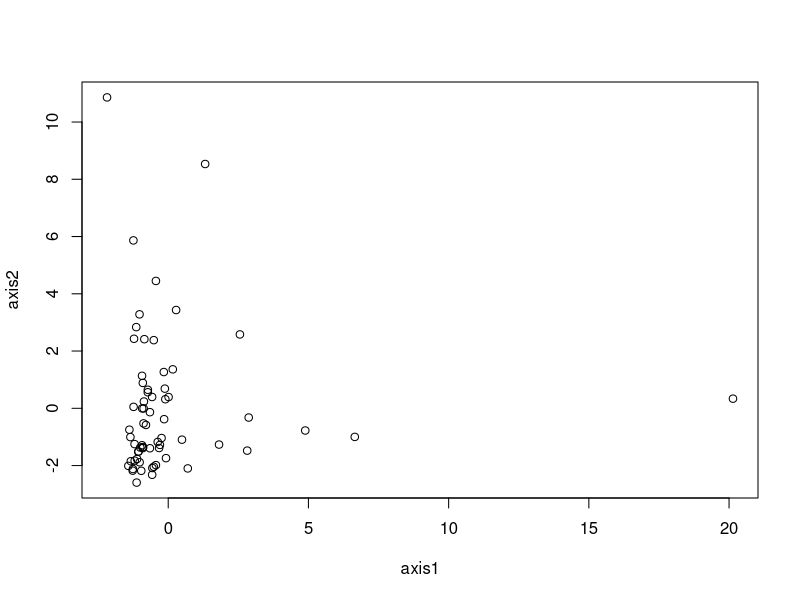
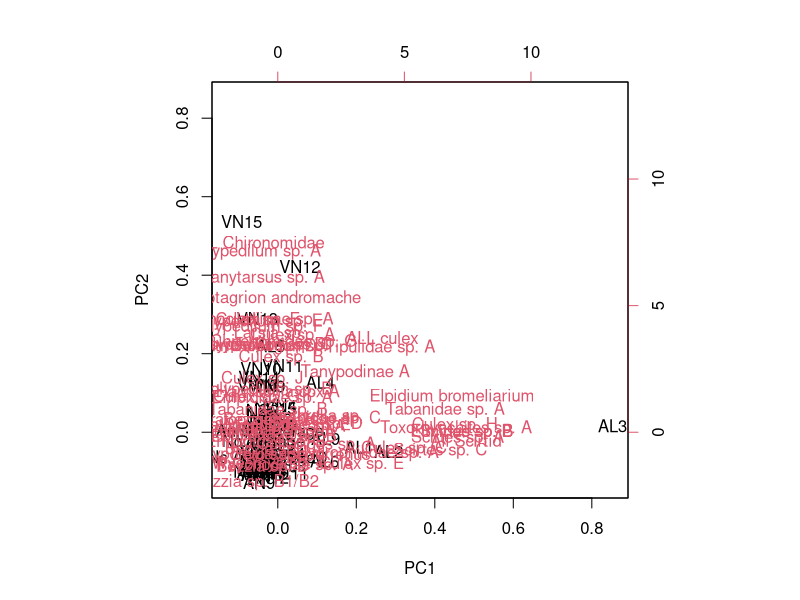

The R source for these figures, in order: (Note: this script raises an error after producing the figures.)
## simulationsof my experiment

spp <- read.csv("spp.csv",row.names=1)
env <- read.csv("env.csv",stringsAsFactors=FALSE)

names(env)

library(vegan)


head(env)

env.list <- split(env,env$brom.spp)


## make species a matrix
spp.matrix <- t(as.matrix(spp))
str(spp.matrix)

spp.ord <- prcomp(x=spp.matrix,scale=TRUE)

print(spp.ord)
summary(spp.ord)
str(spp.ord)

center <- spp.ord$center
scale <- spp.ord$scale


axis1 <-
  drop(scale(spp.matrix,center=center,scale=scale)%*%spp.ord$rotation[,1])
axis2 <-
  drop(scale(spp.matrix,center=center,scale=scale)%*%spp.ord$rotation[,2])

plot(axis1,axis2)

biplot(spp.ord,var.axes=FALSE)


## PCoA
spp.presabs <- (spp.matrix>0)*1
spp.dist <- vegdist(spp.presabs,method="jaccard")
ord.spp <- cmdscale(spp.dist,eig=TRUE)

write.csv(as.matrix(spp.dist),file="dist.csv")

str(ord.spp)

library(vegan)

betadisper(d=spp.dist,group=as.factor(env$brom.spp))

ord.points <- split(data.frame(ord.spp$points),env$brom.spp)

plot(ord.spp$points,type="n")

for(i in 1:4){
  points(ord.points[[i]]$X1,ord.points[[i]]$X2,pch=i)
}



spp.data <- data.frame(ord.spp$points,brom.spp=env$brom.spp)

library(ggplot2)

pdf("ordination.macae.pdf")
ggplot(spp.data,aes(x=X1,y=X2,color=brom.spp))+geom_point()
dev.off()


### from Nicolas
## bray-curtis log abd
spp.presabs <- (spp.matrix>0)*1
ins.perm.jac <- adonis(spp.presabs~as.factor(env$brom.spp),method="jac",permutations=999)
ins.perm.jac


ins.jac<-vegdist(spp.presabs, method="jac")

ins.disp.jac<-betadisper(ins.jac, as.factor(env$brom.spp), type="median")
boxplot(ins.disp.jac)

brom_sp <- as.factor(env$brom.spp)

#pdf("Fig01.pdf", width=8.18, height=8.16, pointsize=14)
grap2<-ordiplot(ins.disp.jac, type="n", xlim=c(-0.5,0.65), ylim=c(-0.4,0.4), bty="o", 
                     xlab="Coordinate 1", ylab="Coordinate 2", cex.axis=1.2, cex.lab=1.2)
points(grap2, "sites", brom_sp=="AN", pch=0,col="black", bg="black", cex=1.2, lwd=1.5)
points(grap2, "sites", brom_sp=="NC", pch=6,col="black", bg="black", cex=1.2, lwd=1.5)
points(grap2, "sites", brom_sp=="VN", pch=19,col="black", bg="black", cex=1.5, lwd=1.5)
points(grap2, "sites", brom_sp=="AL", pch=17,col="black", bg="black", cex=1.5, lwd=1.5)
ordihull(grap2, groups=brom_sp, "sites", draw="lines", show.groups=("AN"), col="black", lty=1, lwd=1.5)
ordihull(grap2, groups=brom_sp, "sites", draw="lines", show.groups=("NC"), col="black", lty=2, lwd=1.5)
ordihull(grap2, groups=brom_sp, "sites", draw="lines", show.groups=("VN"), col="black", lty=3, lwd=1.5)
ordihull(grap2, groups=brom_sp, "sites", draw="lines", show.groups=("AL"), col="black", lty=4, lwd=1.5)
#dev.off()
